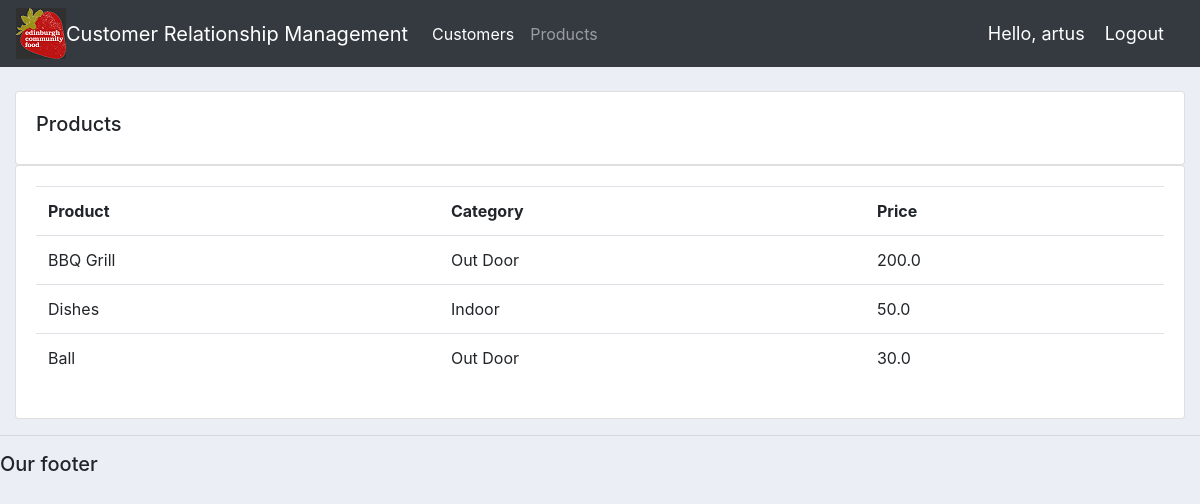
The page /products/ (signed in) on the database as committed earlier.
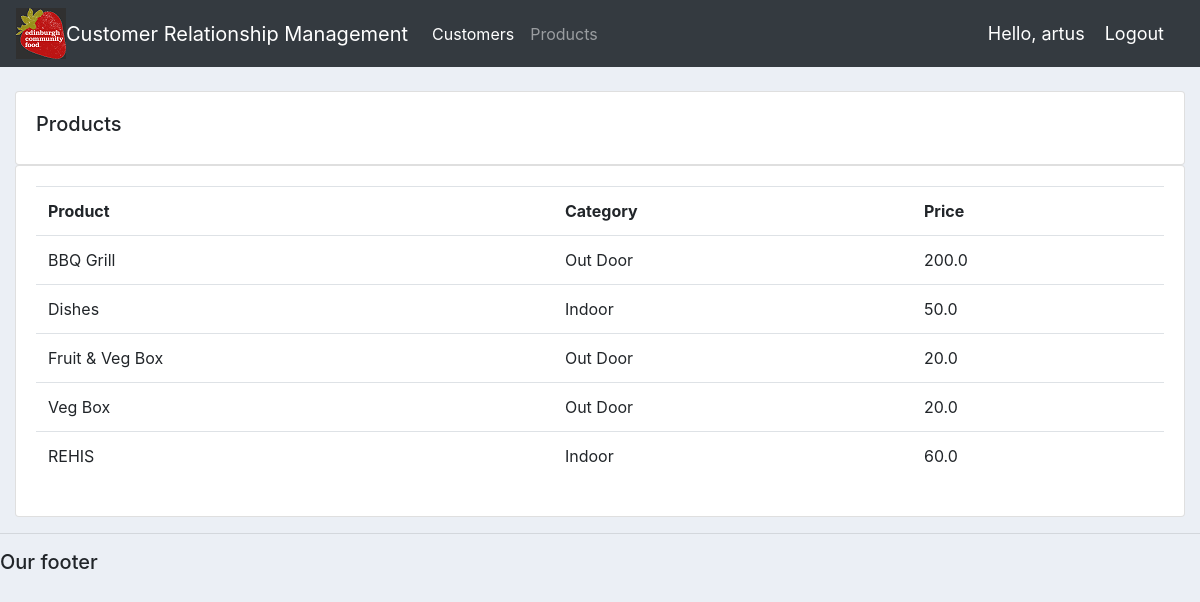
The same page on the database as committed later.
### accounts/models.py (models this page shows, shortened)
class Product(models.Model):
        CATEGORY = (
                ('Indoor', 'Indoor'),
                ('Out Door', 'Out Door'),
                )
        name = models.CharField(max_length=200, null=True)
        price = models.FloatField(null=True)
        category = models.CharField(max_length=200, null=True, choices=CATEGORY)
        description = models.CharField(max_length=200, null=True, blank=True)
        date_created = models.DateTimeField(auto_now_add=True, null=True)
        tags = models.ManyToManyField(Tag)

### accounts/decorators.py (the view)
		def wrapper_func(request, *args, **kwargs):
			group = None
			if request.user.groups.exists():
				group = request.user.groups.all()[0].name
			if group in allowed_roles:
				return view_func(request, *args, **kwargs)
			else:
				return HttpResponse('You are not authorized to view this page')

### accounts/views.py (called while the page is built)
@login_required(login_url='login')
@allowed_users(allowed_roles=['admin'])
def products(request):
    products = Product.objects.all()
    return render(request, 'accounts/products.html', {'products':products})

### accounts/templates/accounts/products.html
{%  extends 'accounts/main.html' %}
{% block content %}
		<br>
		<div class="row">
			<div class="col-md">
				<div class="card card-body">
					<h5>Products</h5>
				</div>
				<div class="card card-body">
					<table class="table">
						<tr>
							<th>Product</th>
							<th>Category</th>
							<th>Price</th>
						</tr>
						{% for i in products %}
							<tr>
							<td>{{i.name}}</td>
							<td>{{i.category}}</td>
							<td>{{i.price}}</td>
							</tr>
						{% endfor %}
					</table>
				</div>
			</div>
		</div>
{% endblock content %}

Rows that differ between the two databases and show on the page:
removed Product: name "Ball", category "Out Door", price "30.0"
added Product: name "Fruit & Veg Box", category "Out Door", price "20.0"
added Product: name "Veg Box", category "Out Door", price "20.0"
added Product: name "REHIS", category "Indoor", price "60.0"
